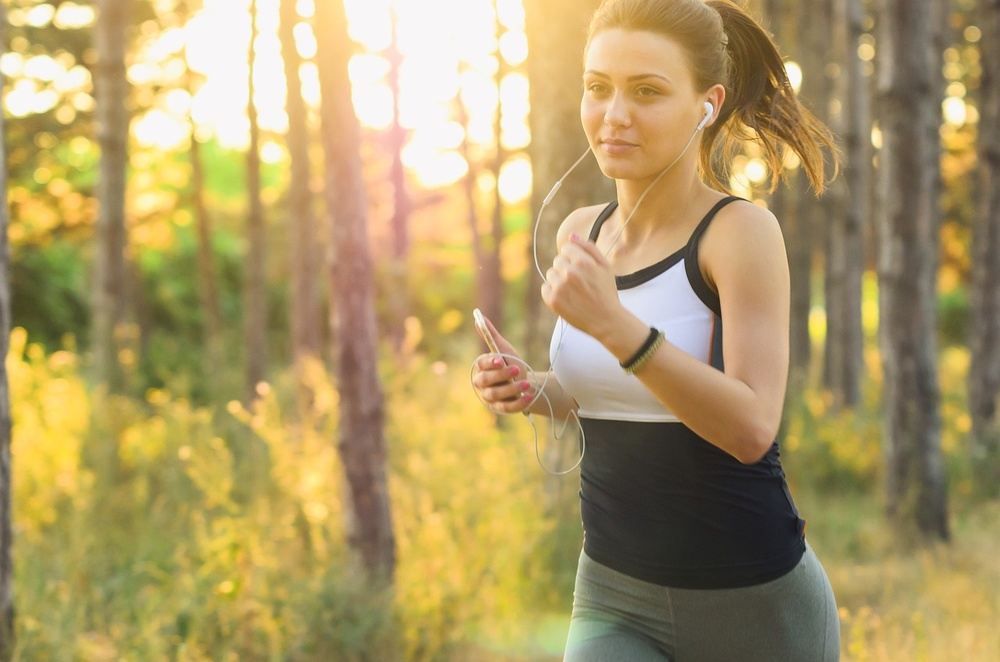
#> input picture data/input/walk_body.jpg, 1000 x 662 px, shrunk from 1280 x 848 before the run
$ python setup_demo_video.py
#> lines starting #> are read from the running program, lines starting #| are printed output that depends on the picture
#> in main, image is the input picture: shape (662, 1000, 3); mean B, G, R 103.2, 154.1, 173.8
"""Build data/input/my_walk.mp4 from a full-body walking reference image."""

from __future__ import annotations

import sys
import urllib.request
from pathlib import Path

import cv2
import numpy as np

ROOT = Path(__file__).resolve().parent.parent
INPUT = ROOT / "data" / "input"
OUTPUT = INPUT / "my_walk.mp4"

# Full-body side-view walker (Pixabay, free license)
IMAGE_URL = (
    "https://cdn.pixabay.com/photo/2017/08/06/12/52/woman-2592247_1280.jpg"
)


def download_image(path: Path) -> None:
    req = urllib.request.Request(IMAGE_URL, headers={"User-Agent": "Mozilla/5.0"})
    with urllib.request.urlopen(req, timeout=60) as response:
        path.write_bytes(response.read())


def image_to_video(image: np.ndarray, out_path: Path, frames: int = 90, fps: int = 15) -> None:
#> called with frames = 90, fps = 15
    h, w = image.shape[:2]
#> h = 662; w = 1000
    writer = cv2.VideoWriter(str(out_path), cv2.VideoWriter_fourcc(*"mp4v"), fps, (w, h))
    for i in range(frames):
        scale = 1.0 + 0.0015 * i
        matrix = cv2.getRotationMatrix2D((w / 2, h / 2), 0, scale)
        frame = cv2.warpAffine(image, matrix, (w, h), borderMode=cv2.BORDER_REPLICATE)
        writer.write(frame)
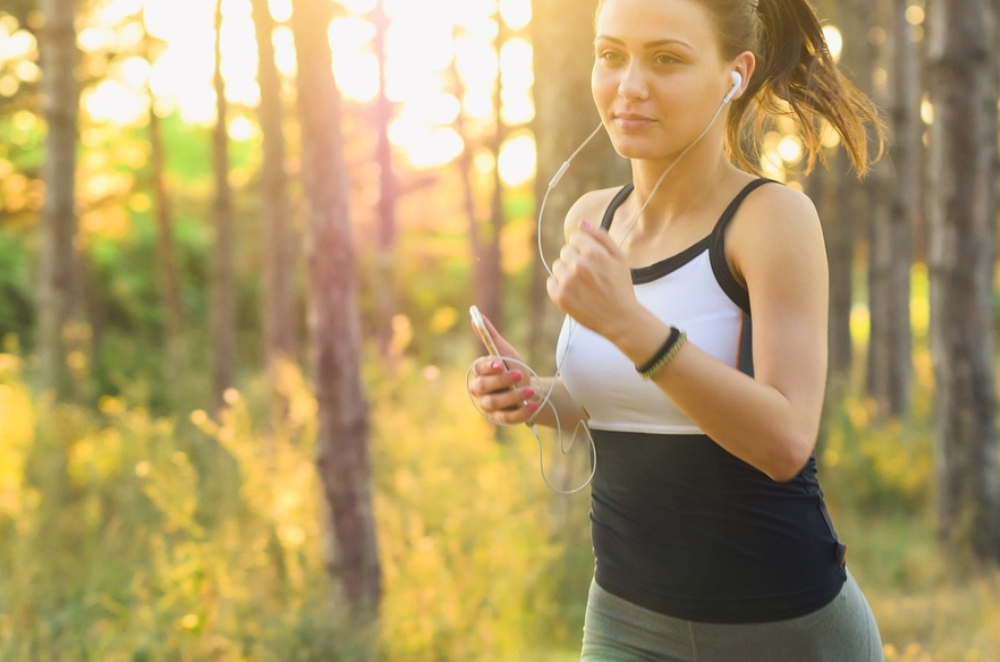
#> frame: shape (662, 1000, 3); mean B, G, R 103.6, 153.7, 174.4
    writer.release()


def main() -> int:
    INPUT.mkdir(parents=True, exist_ok=True)
    image_path = INPUT / "walk_body.jpg"
    if not image_path.is_file():
        print("Downloading reference walking image...")
        download_image(image_path)
    image = cv2.imread(str(image_path))
    if image is None:
        print("Failed to load image")
        return 1
    image_to_video(image, OUTPUT, frames=90, fps=15)
    print(f"Created {OUTPUT} (90 frames @ 15 fps)")
    return 0


if __name__ == "__main__":
    raise SystemExit(main())
#> (the program exits here)

$ run again, with data/input/_test_frame.jpg copied over data/input/walk_body.jpg
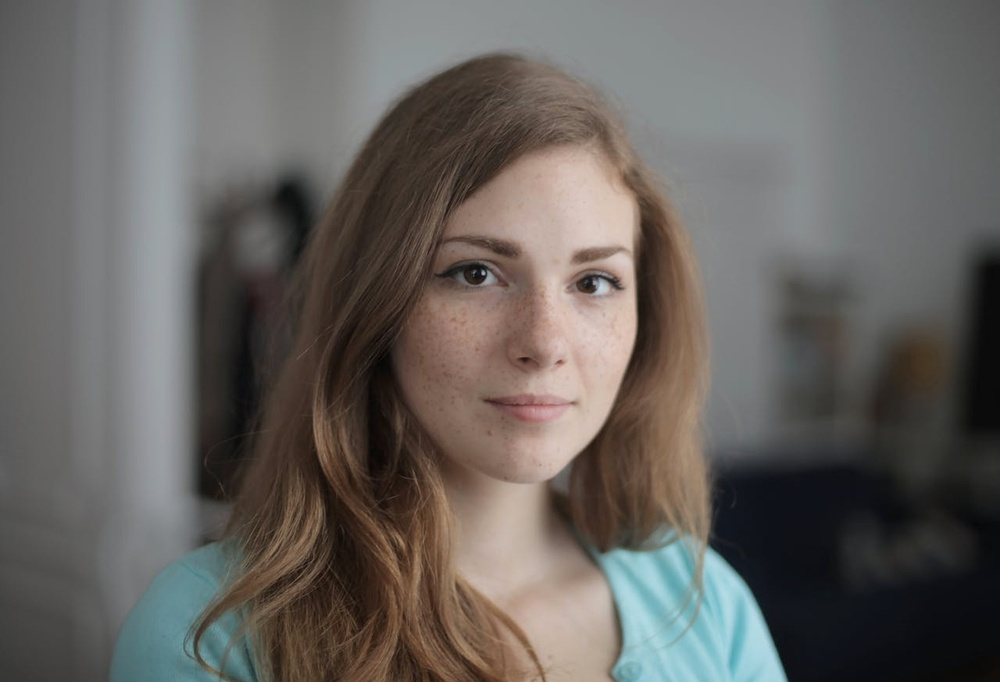
#> input picture data/input/_test_frame.jpg, 1000 x 682 px, shrunk from 1280 x 873 before the run
#> in main, image is the input picture: shape (682, 1000, 3); mean B, G, R 95.1, 98.7, 102.8
#> after the loop in image_to_video, `for i in range(frames):`:
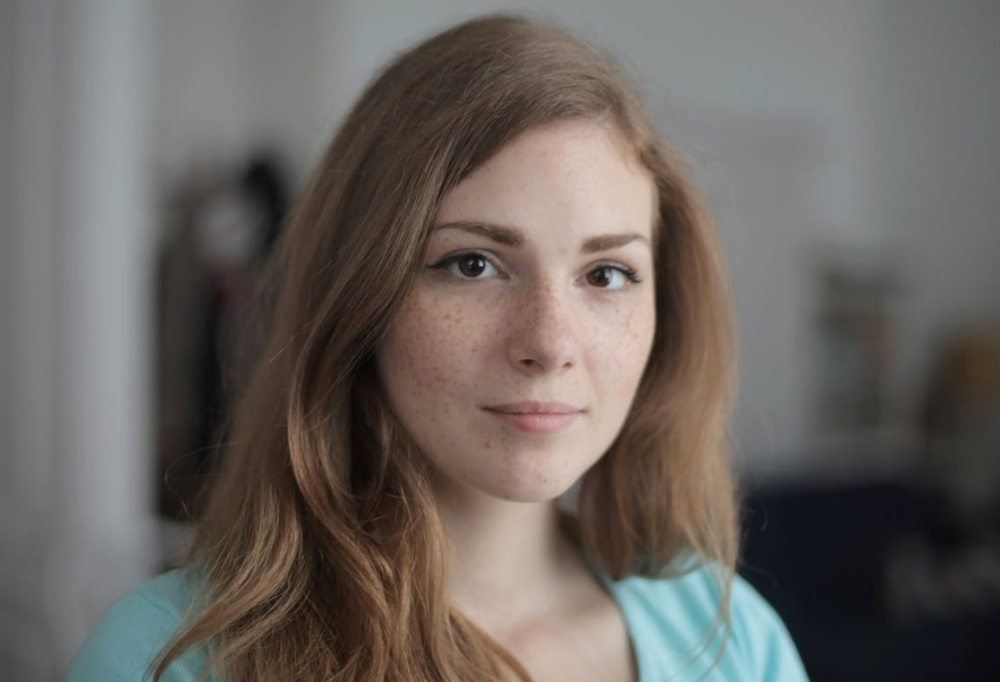
#> frame: shape (682, 1000, 3); mean B, G, R 95.9, 100.1, 105.9
